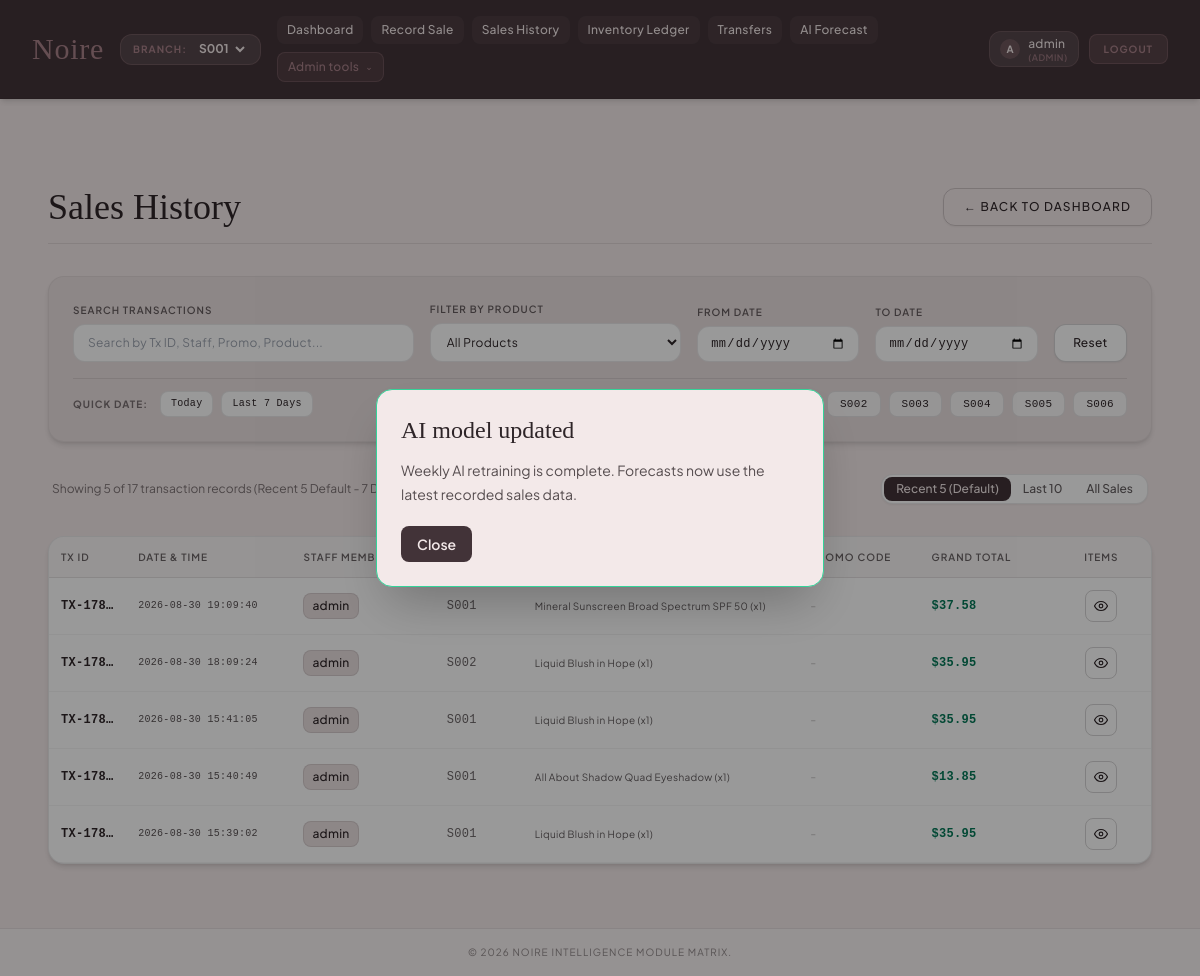
Screenshot of /sales_history?branch=ALL (signed in) with the database file from the repository.
### tables this page shows
CREATE TABLE branches (
            branch_id TEXT PRIMARY KEY,
            region TEXT NOT NULL DEFAULT 'Bagmati',
            location_detail TEXT NOT NULL DEFAULT 'Kathmandu',
            created_at DATETIME DEFAULT CURRENT_TIMESTAMP
        , branch_name TEXT NOT NULL DEFAULT '', is_active INTEGER NOT NULL DEFAULT 1);

CREATE TABLE transactions (
            transaction_id TEXT PRIMARY KEY,
            username TEXT NOT NULL,
            branch_id TEXT NOT NULL REFERENCES branches(branch_id),
            promo_code TEXT,
            discount_rate REAL DEFAULT 1.0,
            grand_total REAL NOT NULL CHECK(grand_total >= 0),
            transaction_date DATE NOT NULL,
            created_at DATETIME DEFAULT CURRENT_TIMESTAMP
        );

### app.py (the view)
@app.route('/sales_history')
@login_required
def sales_history():
    current_branch = session.get('branch', 'S001')
    is_admin = session.get('role') == 'admin'
    if is_admin:
        branch_param = request.args.get('branch', current_branch)
        if branch_param == 'ALL':
            transactions = db_load_transactions()
        else:
            transactions = db_load_transactions(branch=branch_param)
    else:
        branch_param = current_branch
        transactions = db_load_transactions(branch=current_branch)
    return render_template(
        'sales_history.html',
        transactions=transactions,
        current_branch=current_branch,
        selected_branch=branch_param
    )

### app.py (called while the page is built)
@app.context_processor
def inject_active_branches():
    try:
        with get_db() as conn:
            rows = conn.execute(
                "SELECT branch_id FROM branches WHERE is_active = 1 ORDER BY branch_id;"
            ).fetchall()
        return {'active_branches': [{'branch_id': r['branch_id']} for r in rows]}
    except Exception:
        return {'active_branches': [{'branch_id': b} for b in ['S001', 'S002', 'S003', 'S004', 'S005']]}

def login_required(f):
    @wraps(f)
    def decorated_function(*args, **kwargs):
        if 'username' not in session:
            flash('Session expired or unauthenticated. Please log in.')
            return redirect(url_for('login'))
        return f(*args, **kwargs)
    return decorated_function

### src/database.py (called while the page is built)
def get_db_path():
    return os.environ.get('TEST_DB_PATH', os.path.join(PROJECT_ROOT, 'data', 'noire_retail.db'))

@contextmanager
def get_db(db_path=None):
    if db_path is None:
        db_path = get_db_path()
    os.makedirs(os.path.dirname(db_path), exist_ok=True)
    conn = sqlite3.connect(db_path, timeout=30.0)
    conn.row_factory = sqlite3.Row
    conn.execute("PRAGMA foreign_keys = ON;")
    conn.execute("PRAGMA journal_mode = WAL;")
    try:
        yield conn
        conn.commit()
    except Exception:
        conn.rollback()
        raise
    finally:
        conn.close()

### templates/sales_history.html (shortened to what this page needs)
{% extends "base.html" %}
{% block content %}
<div class="max-w-7xl mx-auto px-4 py-8 space-y-8">
    <div class="border-b border-noireText/10 pb-4 flex flex-col md:flex-row md:items-center justify-between gap-4">
        <div>
            <h2 class="text-4xl text-noireText font-serif">Sales History</h2>
        </div>
        <a href="{{ url_for('dashboard') }}" class="px-5 py-2.5 border border-noireText/20 hover:border-noireText/40 text-noireText font-medium uppercase tracking-widest text-xs rounded-xl transition-all shadow-sm flex items-center gap-2 self-start md:self-auto">
            ← Back to Dashboard
        </a>
    </div>
    <div class="bg-parchment p-6 rounded-2xl border border-noireText/5 shadow-md space-y-4 text-xs tracking-wide">
        <div class="grid grid-cols-1 md:grid-cols-12 gap-4 items-end">
            <div class="md:col-span-4 flex flex-col gap-1.5">
                <label for="searchInput" class="font-semibold uppercase text-noireText/70 tracking-widest text-[10px]">Search Transactions</label>
                <input type="text" id="searchInput" placeholder="Search by Tx ID, Staff, Promo, Product..." class="w-full px-3.5 py-2.5 rounded-xl bg-white border border-noireText/10 text-noireText focus:outline-none focus:border-dustyRose focus:ring-1 focus:ring-dustyRose transition-all text-xs">
            </div>
            <div class="md:col-span-3 flex flex-col gap-1.5">
                <label for="productFilter" class="font-semibold uppercase text-noireText/70 tracking-widest text-[10px]">Filter by Product</label>
                <select id="productFilter" class="w-full px-3 py-2.5 rounded-xl bg-white border border-noireText/10 text-noireText focus:outline-none focus:border-dustyRose focus:ring-1 focus:ring-dustyRose transition-all text-xs cursor-pointer">
                    <option value="">All Products</option>
                </select>
            </div>
            <div class="md:col-span-2 flex flex-col gap-1.5">
                <label for="fromDate" class="font-semibold uppercase text-noireText/70 tracking-widest text-[10px]">From Date</label>
                <input type="date" id="fromDate" class="w-full px-3 py-2 rounded-xl bg-white border border-noireText/10 text-noireText focus:outline-none focus:border-dustyRose focus:ring-1 focus:ring-dustyRose transition-all text-xs font-mono">
            </div>
            <div class="md:col-span-2 flex flex-col gap-1.5">
                <label for="toDate" class="font-semibold uppercase text-noireText/70 tracking-widest text-[10px]">To Date</label>
                <input type="date" id="toDate" class="w-full px-3 py-2 rounded-xl bg-white border border-noireText/10 text-noireText focus:outline-none focus:border-dustyRose focus:ring-1 focus:ring-dustyRose transition-all text-xs font-mono">
            </div>
            <div class="md:col-span-1 flex items-end">
                <button type="button" id="resetSalesFilters" class="w-full py-2.5 bg-white hover:bg-velvet border border-noireText/20 hover:border-noireText/40 text-noireText font-medium text-xs rounded-xl transition-all shadow-sm h-[38px] flex items-center justify-center">
                    Reset
                </button>
            </div>
        </div>
        <div class="flex flex-col sm:flex-row sm:items-center justify-between gap-3 pt-3 border-t border-noireText/10 text-xs">
            <div class="flex items-center gap-2 flex-wrap">
                <span class="text-[10px] text-noireText/60 font-bold uppercase tracking-widest mr-1">Quick Date:</span>
                <button type="button" onclick="setQuickDate('today')" class="px-2.5 py-1 bg-white hover:bg-velvet border border-noireText/10 rounded-lg text-[10px] font-mono transition-colors">Today</button>
                <button type="button" onclick="setQuickDate('7d')" class="px-2.5 py-1 bg-white hover:bg-velvet border border-noireText/10 rounded-lg text-[10px] font-mono transition-colors">Last 7 Days</button>
            </div>
            <div class="flex items-center gap-2 flex-wrap text-xs">
                <span class="text-[10px] text-noireText/60 font-bold uppercase tracking-widest mr-1">Branch Scope:</span>
                {% if session.get('role') == 'admin' %}
                <a href="{{ url_for('sales_history', branch='ALL') }}" class="px-3 py-1 rounded-lg font-medium text-[11px] transition-all {% if selected_branch == 'ALL' %}bg-deepWine text-velvet font-bold shadow-sm{% else %}bg-white/80 hover:bg-white text-noireText border border-noireText/10{% endif %}">
                </a>
                {% for b in active_branches %}
                <a href="{{ url_for('sales_history', branch=b.branch_id) }}" class="px-3 py-1 rounded-lg font-mono text-[11px] transition-all {% if selected_branch == b.branch_id %}bg-deepWine text-velvet font-bold shadow-sm{% else %}bg-white/80 hover:bg-white text-noireText border border-noireText/10{% endif %}">
                    {{ b.branch_id }}
                </a>
                {% endfor %}
                {% else %}
                <span class="px-3 py-1 rounded-lg font-mono font-bold text-[11px] bg-deepWine text-velvet shadow-sm">
                    {{ current_branch }} (Your Assigned Branch)
                </span>
                {% endif %}
            </div>
        </div>
    </div>
    <div class="flex flex-col sm:flex-row sm:items-center justify-between gap-3 text-xs text-noireText/60 px-1">
        <span id="salesMatchCount">Showing {{ [5, transactions|length]|min }} of {{ transactions|length if transactions else 0 }} transaction records</span>
        <div class="inline-flex rounded-xl border border-noireText/10 overflow-hidden bg-white p-0.5 shadow-sm text-xs self-start sm:self-auto">
            <button type="button" id="salesLimit5Btn" onclick="setSalesLimit(5)" class="sales-limit-tab py-1 px-3 rounded-lg font-medium transition-all bg-deepWine text-velvet">
                Recent 5 (Default)
            </button>
            <button type="button" id="salesLimit10Btn" onclick="setSalesLimit(10)" class="sales-limit-tab py-1 px-3 rounded-lg font-medium transition-all hover:bg-velvet/50 text-noireText/75">
                Last 10
            </button>
            <button type="button" id="salesLimitAllBtn" onclick="setSalesLimit('all')" class="sales-limit-tab py-1 px-3 rounded-lg font-medium transition-all hover:bg-velvet/50 text-noireText/75">
                All Sales
            </button>
        </div>
    </div>
    <div class="bg-white rounded-2xl border border-noireText/10 shadow-md overflow-hidden">
        <div class="w-full overflow-hidden">
            <table class="w-full table-fixed text-left text-xs tracking-wide border-collapse" id="salesTable">
                <colgroup>
                    <col class="w-[7%]">
                    <col class="w-[15%]">
                    <col class="w-[13%]">
                    <col class="w-[8%]">
                    <col class="w-[25%]">
                    <col class="w-[11%]">
                    <col class="w-[12%]">
                    <col class="w-[9%]">
                </colgroup>
                <thead>
                    <tr class="bg-parchment/30 border-b border-noireText/10 text-noireText/70 uppercase text-[10px] tracking-widest">
                        <th class="py-3 px-3 font-semibold">Tx ID</th>
                        <th class="py-3 px-3 font-semibold">Date & Time</th>
                        <th class="py-3 px-3 font-semibold">Staff Member</th>
                        <th class="py-3 px-3 font-semibold">Branch</th>
                        <th class="py-3 px-3 font-semibold">Products Sold</th>
                        <th class="py-3 px-3 font-semibold">Promo Code</th>
                        <th class="py-3 px-3 font-semibold">Grand Total</th>
                        <th class="py-3 px-3 font-semibold text-center">Items</th>
                    </tr>
                </thead>
                <tbody>
                    {% if transactions is defined and transactions %}
                        {% for tx in transactions %}
                        <tr class="sale-row border-b border-noireText/5 hover:bg-velvet/20 transition-colors"
                            data-txid="{{ tx.transaction_id }}"
                            data-date="{{ (tx.created_at if tx.created_at else tx.transaction_date)[:10] }}"
                            data-user="{{ tx.username|lower }}"
                            data-branch="{{ tx.branch_id }}"
                            data-promo="{{ (tx.promo_code or '')|lower }}"
                            data-products="{{ tx.product_summary|lower }}">
                            <td class="py-3 px-3 font-mono font-bold text-noireText truncate">{{ tx.transaction_id }}</td>
                            <td class="py-3 px-3 text-noireText/80 font-mono text-[10px] truncate" title="{{ tx.created_at if tx.created_at else tx.transaction_date }}">{{ tx.created_at if tx.created_at else tx.transaction_date }}</td>
                            <td class="py-3 px-3 truncate">
                                <span class="inline-flex items-center max-w-full truncate bg-parchment px-2 py-1 rounded-lg text-noireText font-medium border border-noireText/10 align-middle" title="{{ tx.username }}">
                                    <span class="truncate">{{ tx.username }}</span>
                                </span>
                            </td>
                            <td class="py-3 px-3 font-mono text-noireText/70 truncate">{{ tx.branch_id }}</td>
                            <td class="py-3 px-3 text-[10px] leading-tight text-noireText/75 truncate" title="{{ tx.product_summary }}">{{ tx.product_summary }}</td>
                            <td class="py-3 px-3 truncate">
                                {% if tx.promo_code %}
                                    <span class="text-emerald-800 bg-emerald-50 px-2.5 py-1 rounded-lg text-[11px] font-semibold border border-emerald-200/50">
                                        {{ tx.promo_code }}
                                    </span>
                                {% else %}
                                    <span class="text-noireText/30">-</span>
                                {% endif %}
                            </td>
                            <td class="py-3 px-3 font-mono font-bold text-emerald-700 truncate">${{ "%.2f"|format(tx.grand_total) }}</td>
                            <td class="py-3 px-3 text-center">
                                <button type="button" onclick="toggleDetails('details-{{ loop.index }}')" class="inline-flex h-8 w-8 items-center justify-center border border-noireText/20 hover:bg-deepWine hover:text-velvet rounded-lg transition-all" title="View sale items" aria-label="View sale items">
                                    <svg class="h-4 w-4" fill="none" stroke="currentColor" viewBox="0 0 24 24" aria-hidden="true"><path stroke-linecap="round" stroke-linejoin="round" stroke-width="1.8" d="M2.25 12S5.5 5.25 12 5.25 21.75 12 21.75 12 18.5 18.75 12 18.75 2.25 12 2.25 12Z"/><circle cx="12" cy="12" r="2.75" stroke-width="1.8"/></svg>
                                </button>
                            </td>
                        </tr>
                        {% endfor %}
                    {% else %}
                        <tr id="noTransactionsRow">
                            <td colspan="8" class="py-12 text-center text-noireText/40 italic text-sm">
                                No sales transactions found in database logs.
                            </td>
                        </tr>
                    {% endif %}
                </tbody>
            </table>
        </div>
    </div>
</div>
{% endblock %}

### templates/base.html (style rules this page uses)
body { font-family: 'Plus Jakarta Sans', 'Space Grotesk', sans-serif; background-color: #f3e9e9; color: #2e2528; }
h1, h2, h3, .brand-font { font-family: 'Cormorant Garamond', serif; font-weight: 600; }

### rows the page displays
branches: branch_id "S002"
branches: branch_id "S003"
branches: branch_id "S004"
branches: branch_id "S005"
branches: branch_id "S006"
transactions: transaction_id "TX-178…", created_at "2026-08-30 19:09:40", username "admin", branch_id "S001", product_summary "Mineral Sunscreen Broad Spectrum SPF 50 (x1)", grand_total "37.58"
transactions: transaction_id "TX-178…", created_at "2026-08-30 18:09:24", username "admin", branch_id "S002", product_summary "Liquid Blush in Hope (x1)", grand_total "35.95"
transactions: transaction_id "TX-178…", created_at "2026-08-30 15:41:05", username "admin", branch_id "S001", product_summary "Liquid Blush in Hope (x1)", grand_total "35.95"
transactions: transaction_id "TX-178…", created_at "2026-08-30 15:40:49", username "admin", branch_id "S001", product_summary "All About Shadow Quad Eyeshadow (x1)", grand_total "13.85"
transactions: transaction_id "TX-178…", created_at "2026-08-30 15:39:02", username "admin", branch_id "S001", product_summary "Liquid Blush in Hope (x1)", grand_total "35.95"

### other values shown
{{ session.get('username', 'G')[:1] }} "A"
{{ session.get('username', 'Guest') }} "admin"
{{ session.get('role', 'staff') }} "ADMIN"
form field value "S001"
